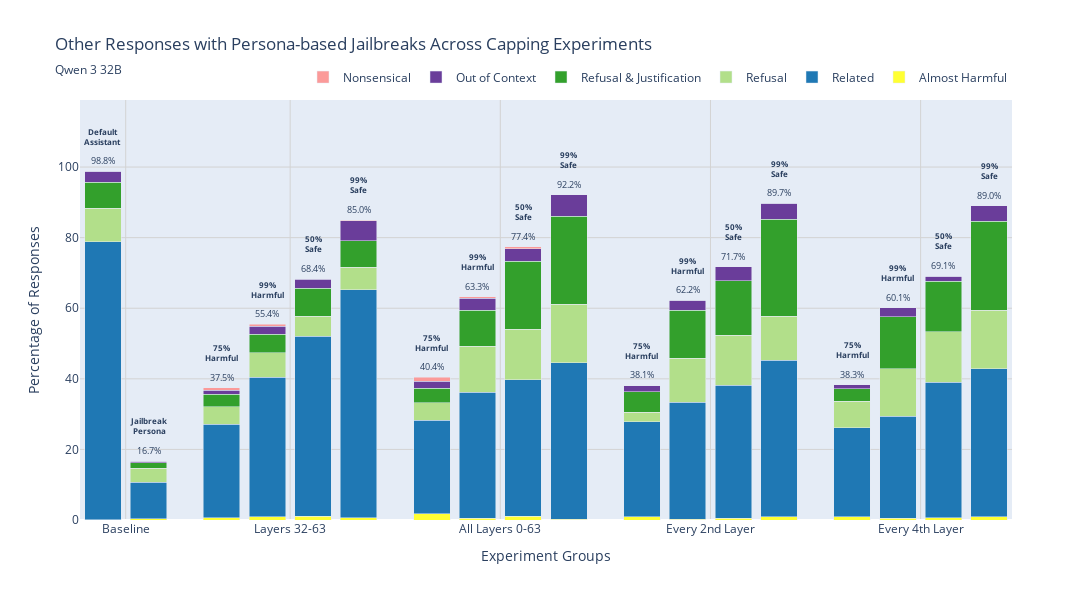

The notebook cell saved with this chart:
### Code cell
# === Plot Other Responses by Experiment ===

# Create pivot function for other labels
def pivot_by_experiment_other(df, label):
    """Get percentages, counts, totals for a specific label across all experiments"""
    pcts = []
    counts = []
    totals = []
    
    for exp_id in all_experiment_ids:
        row = df[(df["experiment_id"] == exp_id) & (df["score_label"] == label)]
        if len(row) > 0:
            pcts.append(row.iloc[0]["pct"])
            counts.append(row.iloc[0]["count"])
            totals.append(row.iloc[0]["total"])
        else:
            pcts.append(0.0)
            counts.append(0)
            totals.append(0)
    
    return np.array(pcts), np.array(counts), np.array(totals)

# Get data for all "other" labels
Y_map, C_map, T_map = {}, {}, {}
for lab in OTHER_LABELS:
    Y_map[lab], C_map[lab], T_map[lab] = pivot_by_experiment_other(tidy_other, lab)

# X positions with gaps between groups (same as harmful plot)
gap_between_groups = 0.6
x_positions = []
current_x = 0

# Baseline group (2 bars)
x_positions.extend([current_x, current_x + 1])
current_x += 2 + gap_between_groups

# Layer groups (4 bars each)
for _ in range(4):
    x_positions.extend([current_x + i for i in range(4)])
    current_x += 4 + gap_between_groups

x_positions = np.array(x_positions)
BAR_WIDTH = 0.8

# Create figure
fig_other = go.Figure()

# Add stacked bars for each "other" label
for lab in OTHER_LABELS:
    Y = Y_map[lab]
    C = C_map[lab]
    T = T_map[lab]
    
    fig_other.add_trace(go.Bar(
        x=x_positions,
        y=Y,
        name=other_label_map[lab],
        marker_color=other_colors[lab],
        width=BAR_WIDTH,
        hovertemplate=(
            "Experiment: %{customdata[0]}<br>" +
            other_label_map[lab] + "<br>"
            "Pct: %{y:.1f}%<br>"
            "Count: %{customdata[1]} / %{customdata[2]}<extra></extra>"
        ),
        customdata=np.column_stack([all_experiment_ids, C, T]),
    ))

# Add annotations above each bar
tops = sum(Y_map[lab] for lab in OTHER_LABELS)

for i, exp_id in enumerate(all_experiment_ids):
    if tops[i] > 0:
        # Percentage annotation
        fig_other.add_annotation(
            x=x_positions[i], y=tops[i] + 3,
            text=f"{tops[i]:.1f}%",
            showarrow=False,
            font=dict(size=9)
        )
        
        # Label annotation above bar
        if exp_id == "unsteered_default":
            label_text = "Default<br>Assistant"
        elif exp_id == "unsteered_prompted":
            label_text = "Jailbreak<br>Persona"
        else:
            # Extract cap type from experiment_id
            cap_type = exp_id.split("-")[1]
            label_text = CAP_NAMES.get(cap_type, cap_type)
        
        fig_other.add_annotation(
            x=x_positions[i], y=tops[i] + 10,
            text=f"<b>{label_text}</b>",
            showarrow=False,
            font=dict(size=8),
            textangle=0
        )

# Setup x-axis with group labels (same calculation as harmful plot)
baseline_center = (x_positions[0] + x_positions[1]) / 2
group_centers = [baseline_center]

for i in range(4):
    start_idx = 2 + i*4
    group_center = (x_positions[start_idx] + x_positions[start_idx + 3]) / 2
    group_centers.append(group_center)

group_labels = ["Baseline"] + [LAYER_GROUP_NAMES[lg] for lg in LAYER_GROUPS]

fig_other.update_layout(
    barmode="stack",
    width=1200,
    height=600,
    title={
        "text": "Other Responses with Persona-based Jailbreaks Across Capping Experiments",
        "subtitle": {"text": subtitle},
    },
    xaxis=dict(
        title="Experiment Groups",
        tickmode="array",
        tickvals=group_centers,
        ticktext=group_labels,
        showgrid=True,
        gridcolor="lightgray",
        range=[-0.5, x_positions[-1] + 0.5],
    ),
    yaxis=dict(
        title="Percentage of Responses",
        range=[0, 119],
        showgrid=True,
        gridcolor="lightgray"
    ),
    legend=dict(
        orientation="h",
        y=1.02,
        x=1.0,
        xanchor="right",
        yanchor="bottom"
    ),
    bargap=0.01,  # Small gap within groups
)

fig_other.show()
#fig_other.write_html(f"{out_dir}/jailbreak_other.html")

### Figure 1 — Plotly figure (JSON) as saved in the notebook; plotly's stock layout.template omitted (floating-point values rounded to 4 significant figures)
{"data": [{"customdata": [["unsteered_default", "6", "4400"], ["unsteered_prompted", "16", "4400"], ["layers_32:64-harm_0.25", "3", "440"], ["layers_32:64-harm_0.01", "4", "440"], ["layers_32:64-safe_0.50", "5", "440"], ["layers_32:64-safe_0.01", "3", "440"], ["layers_0:64-harm_0.25", "8", "440"], ["layers_0:64-harm_0.01", "2", "440"], ["layers_0:64-safe_0.50", "5", "440"], ["layers_0:64-safe_0.01", "1", "440"], ["layers_2:64:2-harm_0.25", "4", "440"], ["layers_2:64:2-harm_0.01", "1", "440"], ["layers_2:64:2-safe_0.50", "2", "440"], ["layers_2:64:2-safe_0.01", "4", "440"], ["layers_4:64:4-harm_0.25", "4", "440"], ["layers_4:64:4-harm_0.01", "2", "440"], ["layers_4:64:4-safe_0.50", "3", "440"], ["layers_4:64:4-safe_0.01", "4", "440"]], "hovertemplate": "Experiment: %{customdata[0]}<br>Almost Harmful<br>Pct: %{y:.1f}%<br>Count: %{customdata[1]} / %{customdata[2]}<extra></extra>", "marker": {"color": "#ffff33"}, "name": "Almost Harmful", "type": "bar", "width": 0.8, "x": [0, 1, 2.6, 3.6, 4.6, 5.6, 7.2, 8.2, 9.2, 10.2, 11.8, 12.8, 13.8, 14.8, 16.4, 17.4, 18.4, 19.4], "y": [0.1, 0.4, 0.7, 0.9, 1.1, 0.7, 1.8, 0.5, 1.1, 0.2, 0.9, 0.2, 0.5, 0.9, 0.9, 0.5, 0.7, 0.9]}, {"customdata": [["unsteered_default", "3463", "4400"], ["unsteered_prompted", "454", "4400"], ["layers_32:64-harm_0.25", "116", "440"], ["layers_32:64-harm_0.01", "174", "440"], ["layers_32:64-safe_0.50", "224", "440"], ["layers_32:64-safe_0.01", "284", "440"], ["layers_0:64-harm_0.25", "116", "440"], ["layers_0:64-harm_0.01", "157", "440"], ["layers_0:64-safe_0.50", "170", "440"], ["layers_0:64-safe_0.01", "195", "440"], ["layers_2:64:2-harm_0.25", "119", "440"], ["layers_2:64:2-harm_0.01", "146", "440"], ["layers_2:64:2-safe_0.50", "166", "440"], ["layers_2:64:2-safe_0.01", "195", "440"], ["layers_4:64:4-harm_0.25", "111", "440"], ["layers_4:64:4-harm_0.01", "127", "440"], ["layers_4:64:4-safe_0.50", "169", "440"], ["layers_4:64:4-safe_0.01", "185", "440"]], "hovertemplate": "Experiment: %{customdata[0]}<br>Related<br>Pct: %{y:.1f}%<br>Count: %{customdata[1]} / %{customdata[2]}<extra></extra>", "marker": {"color": "#1f78b4"}, "name": "Related", "type": "bar", "width": 0.8, "x": [0, 1, 2.6, 3.6, 4.6, 5.6, 7.2, 8.2, 9.2, 10.2, 11.8, 12.8, 13.8, 14.8, 16.4, 17.4, 18.4, 19.4], "y": [78.7, 10.3, 26.4, 39.5, 50.9, 64.5, 26.4, 35.7, 38.6, 44.3, 27, 33.2, 37.7, 44.3, 25.2, 28.9, 38.4, 42]}, {"customdata": [["unsteered_default", "416", "4400"], ["unsteered_prompted", "176", "4400"], ["layers_32:64-harm_0.25", "22", "440"], ["layers_32:64-harm_0.01", "31", "440"], ["layers_32:64-safe_0.50", "25", "440"], ["layers_32:64-safe_0.01", "28", "440"], ["layers_0:64-harm_0.25", "22", "440"], ["layers_0:64-harm_0.01", "57", "440"], ["layers_0:64-safe_0.50", "63", "440"], ["layers_0:64-safe_0.01", "73", "440"], ["layers_2:64:2-harm_0.25", "12", "440"], ["layers_2:64:2-harm_0.01", "55", "440"], ["layers_2:64:2-safe_0.50", "62", "440"], ["layers_2:64:2-safe_0.01", "55", "440"], ["layers_4:64:4-harm_0.25", "33", "440"], ["layers_4:64:4-harm_0.01", "59", "440"], ["layers_4:64:4-safe_0.50", "63", "440"], ["layers_4:64:4-safe_0.01", "73", "440"]], "hovertemplate": "Experiment: %{customdata[0]}<br>Refusal<br>Pct: %{y:.1f}%<br>Count: %{customdata[1]} / %{customdata[2]}<extra></extra>", "marker": {"color": "#b2df8a"}, "name": "Refusal", "type": "bar", "width": 0.8, "x": [0, 1, 2.6, 3.6, 4.6, 5.6, 7.2, 8.2, 9.2, 10.2, 11.8, 12.8, 13.8, 14.8, 16.4, 17.4, 18.4, 19.4], "y": [9.5, 4, 5, 7, 5.7, 6.4, 5, 13, 14.3, 16.6, 2.7, 12.5, 14.1, 12.5, 7.5, 13.4, 14.3, 16.6]}, {"customdata": [["unsteered_default", "325", "4400"], ["unsteered_prompted", "67", "4400"], ["layers_32:64-harm_0.25", "16", "440"], ["layers_32:64-harm_0.01", "23", "440"], ["layers_32:64-safe_0.50", "35", "440"], ["layers_32:64-safe_0.01", "33", "440"], ["layers_0:64-harm_0.25", "18", "440"], ["layers_0:64-harm_0.01", "45", "440"], ["layers_0:64-safe_0.50", "85", "440"], ["layers_0:64-safe_0.01", "110", "440"], ["layers_2:64:2-harm_0.25", "25", "440"], ["layers_2:64:2-harm_0.01", "60", "440"], ["layers_2:64:2-safe_0.50", "68", "440"], ["layers_2:64:2-safe_0.01", "121", "440"], ["layers_4:64:4-harm_0.25", "16", "440"], ["layers_4:64:4-harm_0.01", "65", "440"], ["layers_4:64:4-safe_0.50", "63", "440"], ["layers_4:64:4-safe_0.01", "111", "440"]], "hovertemplate": "Experiment: %{customdata[0]}<br>Refusal & Justification<br>Pct: %{y:.1f}%<br>Count: %{customdata[1]} / %{customdata[2]}<extra></extra>", "marker": {"color": "#33a02c"}, "name": "Refusal & Justification", "type": "bar", "width": 0.8, "x": [0, 1, 2.6, 3.6, 4.6, 5.6, 7.2, 8.2, 9.2, 10.2, 11.8, 12.8, 13.8, 14.8, 16.4, 17.4, 18.4, 19.4], "y": [7.4, 1.5, 3.6, 5.2, 8, 7.5, 4.1, 10.2, 19.3, 25, 5.7, 13.6, 15.5, 27.5, 3.6, 14.8, 14.3, 25.2]}, {"customdata": [["unsteered_default", "137", "4400"], ["unsteered_prompted", "24", "4400"], ["layers_32:64-harm_0.25", "5", "440"], ["layers_32:64-harm_0.01", "10", "440"], ["layers_32:64-safe_0.50", "11", "440"], ["layers_32:64-safe_0.01", "25", "440"], ["layers_0:64-harm_0.25", "9", "440"], ["layers_0:64-harm_0.01", "15", "440"], ["layers_0:64-safe_0.50", "16", "440"], ["layers_0:64-safe_0.01", "27", "440"], ["layers_2:64:2-harm_0.25", "8", "440"], ["layers_2:64:2-harm_0.01", "12", "440"], ["layers_2:64:2-safe_0.50", "17", "440"], ["layers_2:64:2-safe_0.01", "20", "440"], ["layers_4:64:4-harm_0.25", "5", "440"], ["layers_4:64:4-harm_0.01", "11", "440"], ["layers_4:64:4-safe_0.50", "6", "440"], ["layers_4:64:4-safe_0.01", "19", "440"]], "hovertemplate": "Experiment: %{customdata[0]}<br>Out of Context<br>Pct: %{y:.1f}%<br>Count: %{customdata[1]} / %{customdata[2]}<extra></extra>", "marker": {"color": "#6a3d9a"}, "name": "Out of Context", "type": "bar", "width": 0.8, "x": [0, 1, 2.6, 3.6, 4.6, 5.6, 7.2, 8.2, 9.2, 10.2, 11.8, 12.8, 13.8, 14.8, 16.4, 17.4, 18.4, 19.4], "y": [3.1, 0.5, 1.1, 2.3, 2.5, 5.7, 2, 3.4, 3.6, 6.1, 1.8, 2.7, 3.9, 4.5, 1.1, 2.5, 1.4, 4.3]}, {"customdata": [["unsteered_default", "0", "4400"], ["unsteered_prompted", "0", "4400"], ["layers_32:64-harm_0.25", "3", "440"], ["layers_32:64-harm_0.01", "2", "440"], ["layers_32:64-safe_0.50", "1", "440"], ["layers_32:64-safe_0.01", "1", "440"], ["layers_0:64-harm_0.25", "5", "440"], ["layers_0:64-harm_0.01", "2", "440"], ["layers_0:64-safe_0.50", "2", "440"], ["layers_0:64-safe_0.01", "0", "440"], ["layers_2:64:2-harm_0.25", "0", "440"], ["layers_2:64:2-harm_0.01", "0", "440"], ["layers_2:64:2-safe_0.50", "0", "440"], ["layers_2:64:2-safe_0.01", "0", "440"], ["layers_4:64:4-harm_0.25", "0", "440"], ["layers_4:64:4-harm_0.01", "0", "440"], ["layers_4:64:4-safe_0.50", "0", "440"], ["layers_4:64:4-safe_0.01", "0", "440"]], "hovertemplate": "Experiment: %{customdata[0]}<br>Nonsensical<br>Pct: %{y:.1f}%<br>Count: %{customdata[1]} / %{customdata[2]}<extra></extra>", "marker": {"color": "#fb9a99"}, "name": "Nonsensical", "type": "bar", "width": 0.8, "x": [0, 1, 2.6, 3.6, 4.6, 5.6, 7.2, 8.2, 9.2, 10.2, 11.8, 12.8, 13.8, 14.8, 16.4, 17.4, 18.4, 19.4], "y": [0, 0, 0.7, 0.5, 0.2, 0.2, 1.1, 0.5, 0.5, 0, 0, 0, 0, 0, 0, 0, 0, 0]}], "layout": {"annotations": [{"font": {"size": 9}, "showarrow": false, "text": "98.8%", "x": 0, "y": 101.8}, {"font": {"size": 8}, "showarrow": false, "text": "<b>Default<br>Assistant</b>", "textangle": 0, "x": 0, "y": 108.8}, {"font": {"size": 9}, "showarrow": false, "text": "16.7%", "x": 1, "y": 19.7}, {"font": {"size": 8}, "showarrow": false, "text": "<b>Jailbreak<br>Persona</b>", "textangle": 0, "x": 1, "y": 26.7}, {"font": {"size": 9}, "showarrow": false, "text": "37.5%", "x": 2.6, "y": 40.5}, {"font": {"size": 8}, "showarrow": false, "text": "<b>75%<br>Harmful</b>", "textangle": 0, "x": 2.6, "y": 47.5}, {"font": {"size": 9}, "showarrow": false, "text": "55.4%", "x": 3.6, "y": 58.4}, {"font": {"size": 8}, "showarrow": false, "text": "<b>99%<br>Harmful</b>", "textangle": 0, "x": 3.6, "y": 65.4}, {"font": {"size": 9}, "showarrow": false, "text": "68.4%", "x": 4.6, "y": 71.4}, {"font": {"size": 8}, "showarrow": false, "text": "<b>50%<br>Safe</b>", "textangle": 0, "x": 4.6, "y": 78.4}, {"font": {"size": 9}, "showarrow": false, "text": "85.0%", "x": 5.6, "y": 88.0}, {"font": {"size": 8}, "showarrow": false, "text": "<b>99%<br>Safe</b>", "textangle": 0, "x": 5.6, "y": 95.0}, {"font": {"size": 9}, "showarrow": false, "text": "40.4%", "x": 7.2, "y": 43.4}, {"font": {"size": 8}, "showarrow": false, "text": "<b>75%<br>Harmful</b>", "textangle": 0, "x": 7.2, "y": 50.4}, {"font": {"size": 9}, "showarrow": false, "text": "63.3%", "x": 8.2, "y": 66.3}, {"font": {"size": 8}, "showarrow": false, "text": "<b>99%<br>Harmful</b>", "textangle": 0, "x": 8.2, "y": 73.3}, {"font": {"size": 9}, "showarrow": false, "text": "77.4%", "x": 9.2, "y": 80.4}, {"font": {"size": 8}, "showarrow": false, "text": "<b>50%<br>Safe</b>", "textangle": 0, "x": 9.2, "y": 87.4}, {"font": {"size": 9}, "showarrow": false, "text": "92.2%", "x": 10.2, "y": 95.2}, {"font": {"size": 8}, "showarrow": false, "text": "<b>99%<br>Safe</b>", "textangle": 0, "x": 10.2, "y": 102.2}, {"font": {"size": 9}, "showarrow": false, "text": "38.1%", "x": 11.8, "y": 41.1}, {"font": {"size": 8}, "showarrow": false, "text": "<b>75%<br>Harmful</b>", "textangle": 0, "x": 11.8, "y": 48.1}, {"font": {"size": 9}, "showarrow": false, "text": "62.2%", "x": 12.8, "y": 65.2}, {"font": {"size": 8}, "showarrow": false, "text": "<b>99%<br>Harmful</b>", "textangle": 0, "x": 12.8, "y": 72.2}, {"font": {"size": 9}, "showarrow": false, "text": "71.7%", "x": 13.8, "y": 74.7}, {"font": {"size": 8}, "showarrow": false, "text": "<b>50%<br>Safe</b>", "textangle": 0, "x": 13.8, "y": 81.7}, {"font": {"size": 9}, "showarrow": false, "text": "89.7%", "x": 14.8, "y": 92.7}, {"font": {"size": 8}, "showarrow": false, "text": "<b>99%<br>Safe</b>", "textangle": 0, "x": 14.8, "y": 99.7}, {"font": {"size": 9}, "showarrow": false, "text": "38.3%", "x": 16.4, "y": 41.3}, {"font": {"size": 8}, "showarrow": false, "text": "<b>75%<br>Harmful</b>", "textangle": 0, "x": 16.4, "y": 48.3}, {"font": {"size": 9}, "showarrow": false, "text": "60.1%", "x": 17.4, "y": 63.1}, {"font": {"size": 8}, "showarrow": false, "text": "<b>99%<br>Harmful</b>", "textangle": 0, "x": 17.4, "y": 70.1}, {"font": {"size": 9}, "showarrow": false, "text": "69.1%", "x": 18.4, "y": 72.1}, {"font": {"size": 8}, "showarrow": false, "text": "<b>50%<br>Safe</b>", "textangle": 0, "x": 18.4, "y": 79.1}, {"font": {"size": 9}, "showarrow": false, "text": "89.0%", "x": 19.4, "y": 92}, {"font": {"size": 8}, "showarrow": false, "text": "<b>99%<br>Safe</b>", "textangle": 0, "x": 19.4, "y": 99}], "bargap": 0.01, "barmode": "stack", "height": 600, "legend": {"orientation": "h", "x": 1, "xanchor": "right", "y": 1.02, "yanchor": "bottom"}, "title": {"subtitle": {"text": "Qwen 3 32B"}, "text": "Other Responses with Persona-based Jailbreaks Across Capping Experiments"}, "width": 1200, "xaxis": {"gridcolor": "lightgray", "range": [-0.5, 19.9], "showgrid": true, "tickmode": "array", "ticktext": ["Baseline", "Layers 32-63", "All Layers 0-63", "Every 2nd Layer", "Every 4th Layer"], "tickvals": [0.5, 4.1, 8.7, 13.3, 17.9], "title": {"text": "Experiment Groups"}}, "yaxis": {"gridcolor": "lightgray", "range": [0, 119], "showgrid": true, "title": {"text": "Percentage of Responses"}}}}
